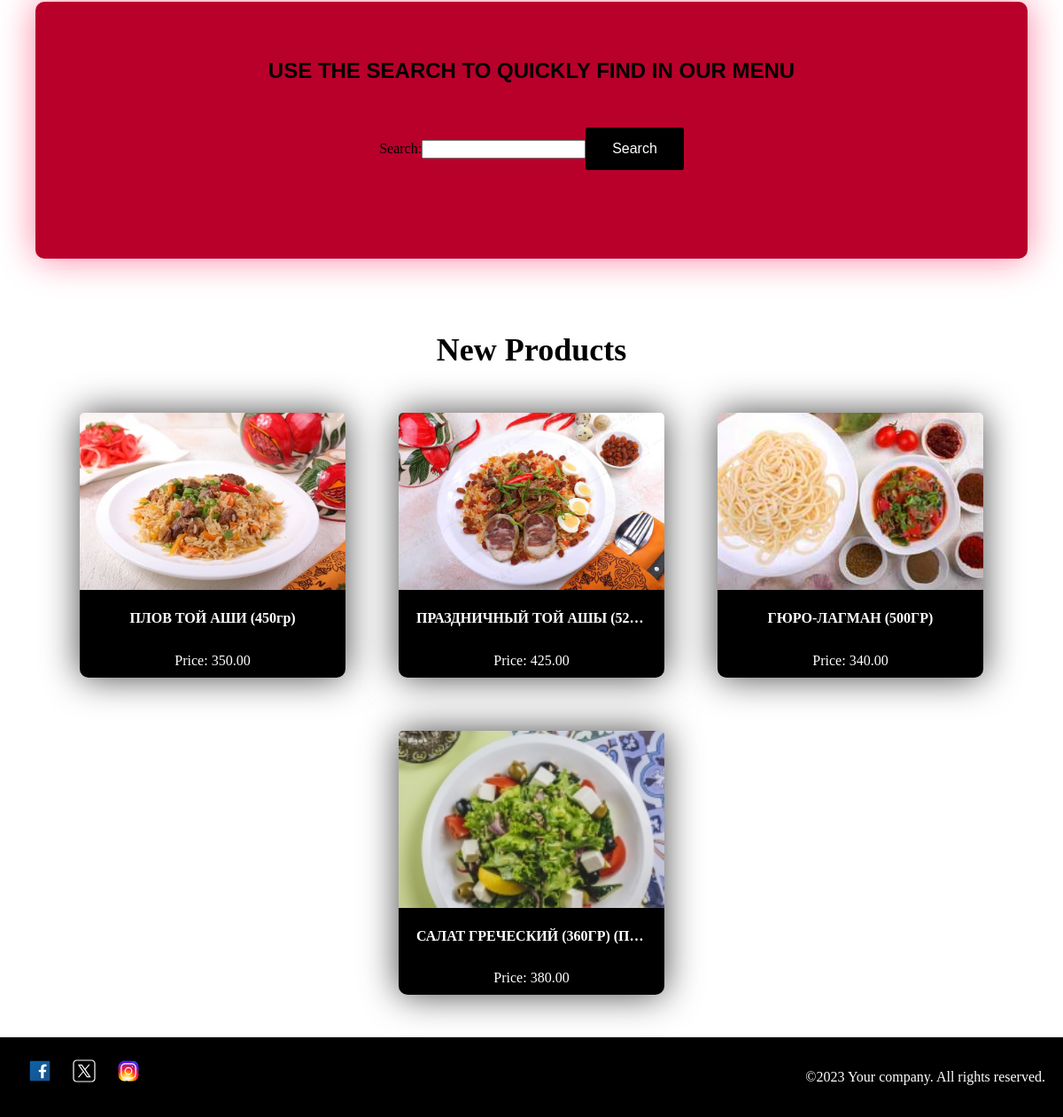
Before: / (lower part) with the older database file.
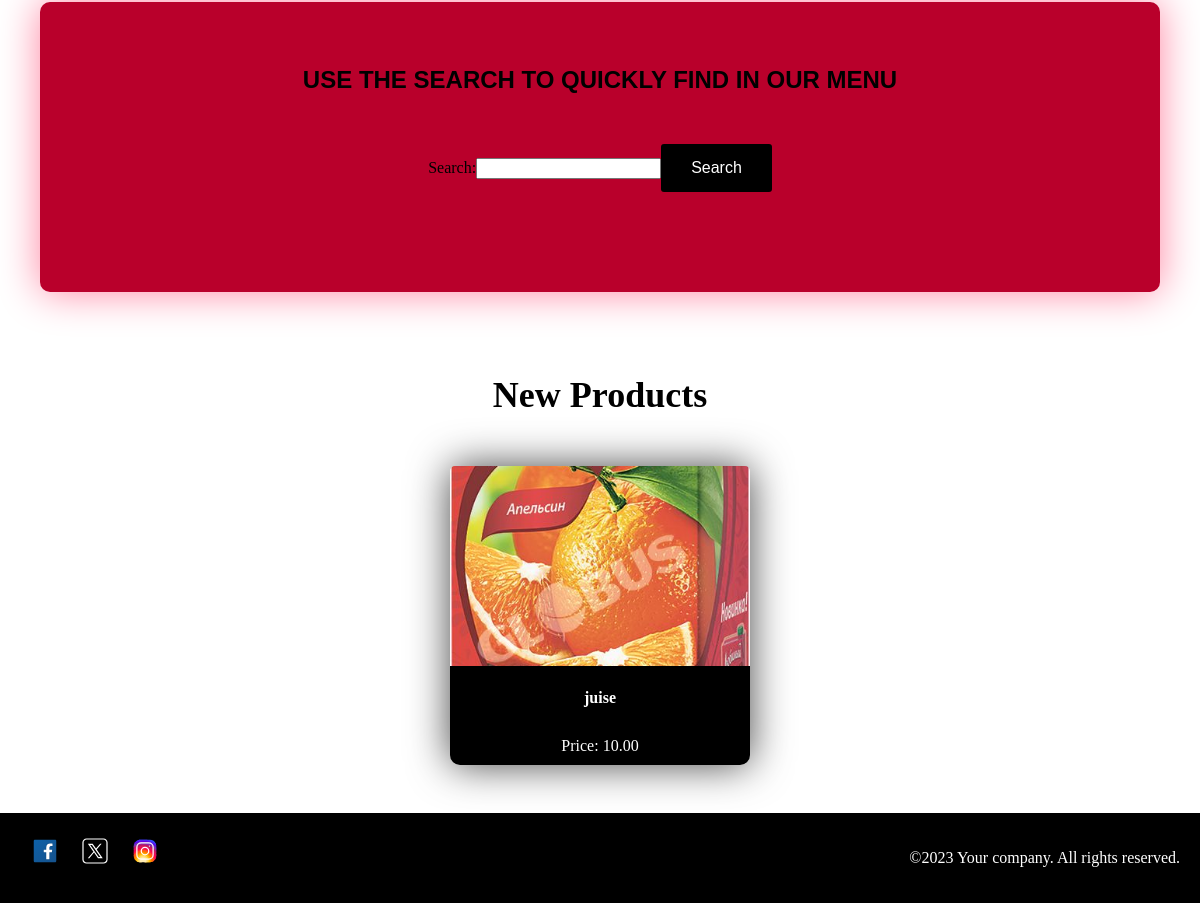
After: the same page with the newer database file.
### food/models.py (models this page shows, shortened)
class Food(models.Model):
    photo = models.ImageField(upload_to='food_photos', verbose_name='Фотография')
    name = models.TextField(max_length=255, verbose_name='Название')
    composition = models.TextField(verbose_name='Состав')
    price = models.DecimalField(max_digits=8, decimal_places=2, verbose_name='Цена')
    type_of_food = models.ForeignKey(FoodType, on_delete=models.CASCADE, verbose_name='Тип еды')
    class Meta:
        verbose_name = 'Еда'
        verbose_name_plural = 'Еда'

### main/views.py (the view)
# urls.py: path('', view=views.main_page_view,name='main')
def main_page_view(request):
    form = FoodFilterForm(request.GET)
    foods = Food.objects.all()
    searchFoods = Food.objects.all()
    if form.is_valid():
        search_query = form.cleaned_data['search_query'].lower()
        if search_query != '':
            search_results = []
            for food in searchFoods:
                if search_query in food.name.lower():
                    search_results.append(food)
            searchFoods = search_results
        else:
            searchFoods = []
    return render(request, 'main/main.html', {'form': form, 'foods': foods, 'searchFoods': searchFoods})

### main/forms.py
class FoodFilterForm(forms.Form):
    search_query = forms.CharField(required=False, label='Search')

### templates/main/main.html (shortened to what this page needs)
{% load static %}
<!DOCTYPE html>
<html lang="en">
  <head>
    <link rel="stylesheet" href="{% static "css/main.css" %}"> <link
    rel="stylesheet" href="{% static "css/main_layout.css" %}">
  </head>
  <body>
    <main class="main_page-main">
      <section class="main_page-search">
        <p class="main_page-search_title">
          USE THE SEARCH TO QUICKLY FIND IN OUR MENU
        </p>
        <form class="main_page-search_container">
          {{form}}
          <button type="submit" class="main_page-search_btn">Search</button>
        </form>
      </section>
      <seciton class="main_page_new_products">
        <h1 class="main_page_new_products-title">New Products</h1>
        <div class="main_page_new_products-container">
          {% for food in foods %}
          <div>
            <img src="{{ food.photo.url }}" alt="{{ food.description }}" />
            <h2>{{ food.name }}</h2>
            <p>Price: {{ food.price }}</p>
          </div>
          {% endfor %}
        </div>
      </seciton>
    </main>
    {% include "layouts/footer.html" %}
  </body>
</html>

### templates/layouts/footer.html
{% load    %}<footer class="main_page-footer">
    <div class="social-icons">
      <a href="#" class="social-icon"
      ><img src="http://127.0.0.1:8000/static/images/icons8-facebook.svg" alt="Facebook"
      /></a>
      <a href="#" class="social-icon"
      ><img src="http://127.0.0.1:8000/static/images/icons8-xtwitt.svg" alt="Twitter"
      /></a>
      <a href="#" class="social-icon"
      ><img src="http://127.0.0.1:8000/static/images/icons8-instagram.svg" alt="Instagram"
      /></a>
    </div>
    <div>
      <p>&copy;2023 Your company. All rights reserved.</p>
    </div>
  </footer>

### static/css/main.css (style rules this page uses)
.main_page-search { text-align: center; margin: 40px; background-color: #b9002b; padding: 40px; padding-bottom: 100px; border-radius: 10px; box-shadow: 0 0 40px #ff83a0; }
.main_page-search_title { font-size: 24px; margin-bottom: 50px; font-weight: 600; font-family: 'Franklin Gothic Medium', 'Arial Narrow', Arial, sans-serif; }
.main_page-search_container { display: flex; justify-content: center; align-items: center; }
.main_page-search_btn { background-color: #000000; color: white; border: none; padding: 15px 30px; cursor: pointer; font-family: 'Arial', sans-serif; font-size: 16px; border-radius: 3px; }
.main_page_new_products { text-align: center; padding: 40px; }
.main_page_new_products-title { font-size: 36px; margin-bottom: 20px; }
.main_page_new_products-container { display: flex; justify-content: center; align-content: space-between; flex-wrap: wrap; }
.main_page_new_products-container div { box-sizing: border-box; width: 300px; margin: 30px; border-radius: 10px; text-align: center; display: flex; flex-direction: column; background-color: black; color: white; box-shadow: 0 0 40px rgb(69, 69, 69); }
.main_page_new_products-container img { border-radius: 5px; margin-bottom: 10px; object-fit: cover; width: 300px; height: 200px; border-radius: 5px 5px 0 0; }
.main_page_new_products-container h2 { font-size: 16px; padding: 0 20px; white-space: nowrap; overflow: hidden; text-overflow: ellipsis; }
.main_page_new_products-container p { font-size: 16px; margin-bottom: 10px; }
.main_page-footer { background-color: #333; color: white; padding: 20px; text-align: center; }
.main_page-footer a { color: #fff; text-decoration: none; }
.social-icons { margin-bottom: 10px; }
.social-icon img { width: 30px; height: 30px; }

### static/css/main_layout.css (style rules this page uses)
body { margin: 0; padding: 0; box-sizing: border-box; }
.main_page-footer { background-color: #333; color: white; padding: 20px; text-align: center; display: flex; flex-direction: column; align-items: center; }
.main_page-footer a { color: #fff; text-decoration: none; }
.social-icons { display: flex; margin-bottom: 10px; }
.social-icon img { width: 30px; height: 30px; margin: 0 5px; }
.main_page-footer { background-color: #000000; color: white; padding: 20px; display: flex; text-align: center; flex-direction: row; align-items: center; justify-content: space-between; }
.footer-links, .social-icons { display: flex; justify-content: center; margin-bottom: 10px; }
.footer-links a, .social-icon img { margin: 0 10px; }

Changed rows visible on the page:
removed Food: photo (picture), name "ПЛОВ ТОЙ АШИ (450гр)", price "350.00"
removed Food: photo (picture), name "ПРАЗДНИЧНЫЙ ТОЙ АШЫ (52…", price "425.00"
removed Food: photo (picture), name "ГЮРО-ЛАГМАН (500ГР)", price "340.00"
removed Food: photo (picture), name "САЛАТ ГРЕЧЕСКИЙ (360ГР) (П…", price "380.00"
added Food: photo (picture), name "juise", price "10.00"
